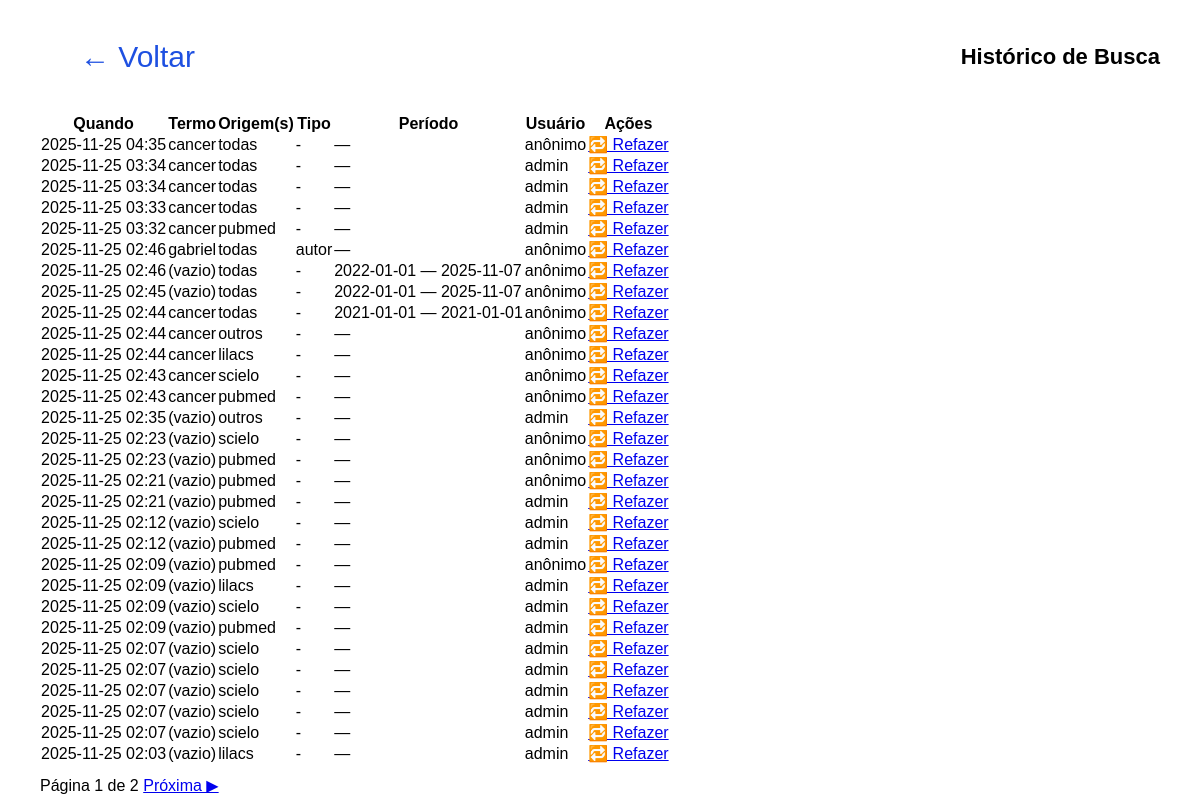
/historico/, run on an earlier commit of the app's database.
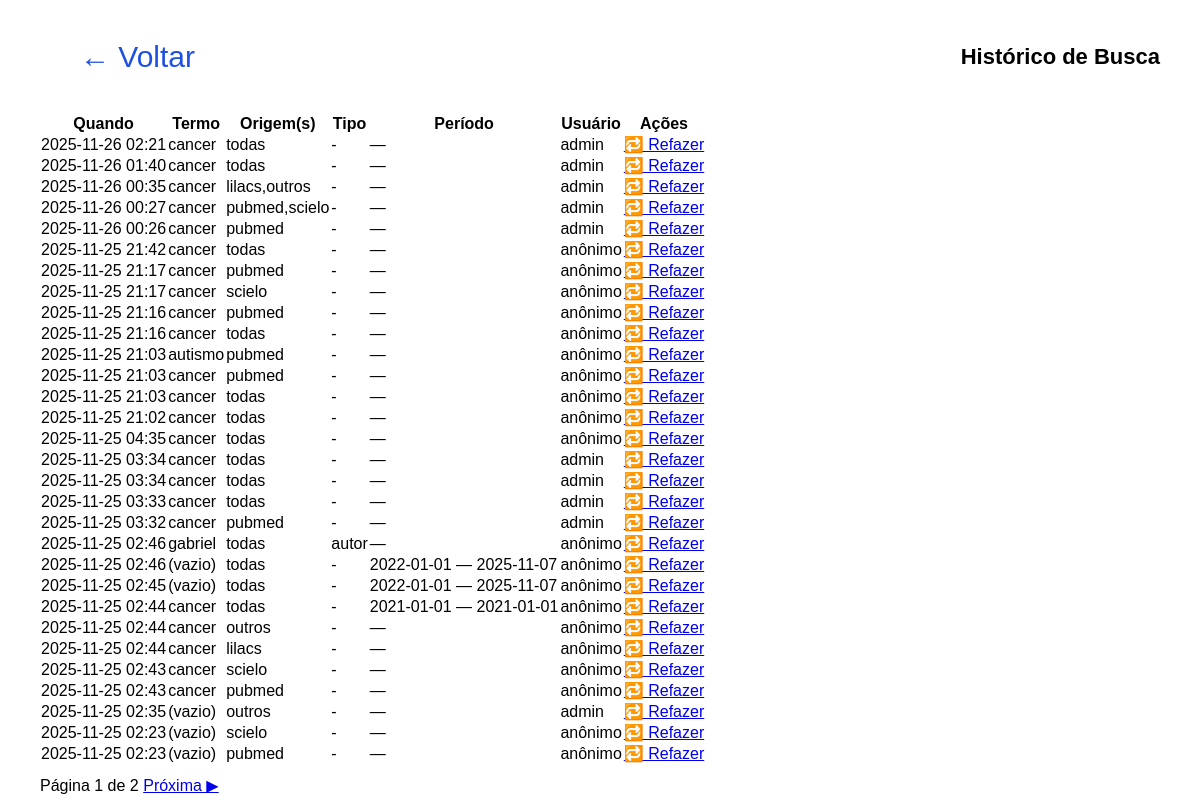
And on a later commit of the database.
### busca/models.py (models this page shows, shortened)
class SearchHistory(models.Model):
    user = models.ForeignKey(
        settings.AUTH_USER_MODEL,
        null=True,
        blank=True,
        on_delete=models.SET_NULL,
        help_text="Usuário que executou a busca (se autenticado)"
    )
    termo = models.CharField("termo", max_length=500, blank=True)
    origem = models.CharField("origem(s)", max_length=200, blank=True)   # ex: "pubmed,scielo"
    tipo = models.CharField("tipo", max_length=50, blank=True)           # autor / titulo / tema
    data_inicio = models.DateField("data início", null=True, blank=True)
    data_fim = models.DateField("data fim", null=True, blank=True)
    query_string = models.TextField("query string", blank=True)
    created_at = models.DateTimeField(auto_now_add=True)
    class Meta:
        verbose_name = "Histórico de Busca"
        verbose_name_plural = "Histórico de Buscas"
        ordering = ["-created_at"]

### busca/views.py (the view)
# urls.py: path("historico/", views.historico, name="historico"),
def historico(request):
    qs = SearchHistory.objects.all().select_related("user")
    paginator = Paginator(qs, 30)  # 30 por página
    page = request.GET.get("page", 1)
    page_obj = paginator.get_page(page)
    return render(request, "busca/historico.html", {
        "page_obj": page_obj
    })

### busca/templates/busca/historico.html (shortened to what this page needs)
{% load static %}
<!doctype html>
<html lang="pt-br">
<head>
  <link rel="stylesheet" href="{% static 'busca/style.css' %}">
</head>
<body>
  <header>
    <a href="{% url 'home' %}" class="back-button">← Voltar</a>
    <h1>Histórico de Busca</h1>
  </header>
  <div class="container">
    <div class="results-box">
      {% if page_obj.object_list %}
        <table class="history-table" style="width:100%; border-collapse:collapse;">
          <thead>
            <tr>
              <th>Quando</th>
              <th>Termo</th>
              <th>Origem(s)</th>
              <th>Tipo</th>
              <th>Período</th>
              <th>Usuário</th>
              <th>Ações</th>
            </tr>
          </thead>
          <tbody>
            {% for h in page_obj.object_list %}
              <tr>
                <td style="white-space:nowrap;">{{ h.created_at|date:"Y-m-d H:i" }}</td>
                <td>{{ h.termo|default:"(vazio)" }}</td>
                <td>{{ h.origem|default:"todas" }}</td>
                <td>{{ h.tipo|default:"-" }}</td>
                <td>
                  {% if h.data_inicio or h.data_fim %}
                    {{ h.data_inicio|date:"Y-m-d" }} — {{ h.data_fim|date:"Y-m-d" }}
                  {% else %}
                    —
                  {% endif %}
                </td>
                <td>
                    {% if h.user %}
                        {{ h.user.username }}
                    {% else %}
                        anônimo
                    {% endif %}
                </td>
                <td>
                  <a href="{% url 'resultados' %}?{{ h.query_string }}" class="btn small">🔁 Refazer</a>
                </td>
              </tr>
            {% endfor %}
          </tbody>
        </table>
        <div style="margin-top:12px;">
          Página {{ page_obj.number }} de {{ page_obj.paginator.num_pages }}
          {% if page_obj.has_next %}
            <a href="?page={{ page_obj.next_page_number }}">Próxima ▶</a>
          {% endif %}
        </div>
      {% else %}
        <p>Nenhuma busca registrada ainda.</p>
      {% endif %}
    </div>
  </div>
</body>
</html>

What changed in the data, as far as the page shows it:
no longer on this page (row unchanged): SearchHistory: created_at "2025-11-25 02:21", termo "(vazio)", origem "pubmed", tipo "-", shows "anônimo"
no longer on this page (row unchanged): SearchHistory: created_at "2025-11-25 02:21", termo "(vazio)", origem "pubmed", tipo "-", user.username "admin"
no longer on this page (row unchanged): SearchHistory: created_at "2025-11-25 02:12", termo "(vazio)", origem "scielo", tipo "-", user.username "admin"
no longer on this page (row unchanged): SearchHistory: created_at "2025-11-25 02:12", termo "(vazio)", origem "pubmed", tipo "-", user.username "admin"
no longer on this page (row unchanged): SearchHistory: created_at "2025-11-25 02:09", termo "(vazio)", origem "pubmed", tipo "-", shows "anônimo"
no longer on this page (row unchanged): SearchHistory: created_at "2025-11-25 02:09", termo "(vazio)", origem "lilacs", tipo "-", user.username "admin"
no longer on this page (row unchanged): SearchHistory: created_at "2025-11-25 02:09", termo "(vazio)", origem "scielo", tipo "-", user.username "admin"
no longer on this page (row unchanged): SearchHistory: created_at "2025-11-25 02:09", termo "(vazio)", origem "pubmed", tipo "-", user.username "admin"
no longer on this page (row unchanged): SearchHistory: created_at "2025-11-25 02:07", termo "(vazio)", origem "scielo", tipo "-", user.username "admin"
no longer on this page (row unchanged): SearchHistory: created_at "2025-11-25 02:07", termo "(vazio)", origem "scielo", tipo "-", user.username "admin"
no longer on this page (row unchanged): SearchHistory: created_at "2025-11-25 02:07", termo "(vazio)", origem "scielo", tipo "-", user.username "admin"
no longer on this page (row unchanged): SearchHistory: created_at "2025-11-25 02:07", termo "(vazio)", origem "scielo", tipo "-", user.username "admin"
no longer on this page (row unchanged): SearchHistory: created_at "2025-11-25 02:07", termo "(vazio)", origem "scielo", tipo "-", user.username "admin"
no longer on this page (row unchanged): SearchHistory: created_at "2025-11-25 02:03", termo "(vazio)", origem "lilacs", tipo "-", user.username "admin"
added SearchHistory: created_at "2025-11-26 02:21", termo "cancer", origem "todas", tipo "-", user.username "admin"
added SearchHistory: created_at "2025-11-26 01:40", termo "cancer", origem "todas", tipo "-", user.username "admin"
added SearchHistory: created_at "2025-11-26 00:35", termo "cancer", origem "lilacs,outros", tipo "-", user.username "admin"
added SearchHistory: created_at "2025-11-26 00:27", termo "cancer", origem "pubmed,scielo", tipo "-", user.username "admin"
added SearchHistory: created_at "2025-11-26 00:26", termo "cancer", origem "pubmed", tipo "-", user.username "admin"
added SearchHistory: created_at "2025-11-25 21:42", termo "cancer", origem "todas", tipo "-", shows "anônimo"
added SearchHistory: created_at "2025-11-25 21:17", termo "cancer", origem "pubmed", tipo "-", shows "anônimo"
added SearchHistory: created_at "2025-11-25 21:17", termo "cancer", origem "scielo", tipo "-", shows "anônimo"
added SearchHistory: created_at "2025-11-25 21:16", termo "cancer", origem "pubmed", tipo "-", shows "anônimo"
added SearchHistory: created_at "2025-11-25 21:16", termo "cancer", origem "todas", tipo "-", shows "anônimo"
added SearchHistory: created_at "2025-11-25 21:03", termo "autismo", origem "pubmed", tipo "-", shows "anônimo"
added SearchHistory: created_at "2025-11-25 21:03", termo "cancer", origem "pubmed", tipo "-", shows "anônimo"
added SearchHistory: created_at "2025-11-25 21:03", termo "cancer", origem "todas", tipo "-", shows "anônimo"
added SearchHistory: created_at "2025-11-25 21:02", termo "cancer", origem "todas", tipo "-", shows "anônimo"
